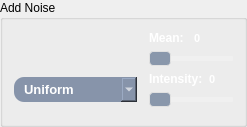
                    <widget class="QGroupBox" name="groupBox_4">
                     <property name="sizePolicy">
                      <sizepolicy hsizetype="Preferred" vsizetype="Fixed">
                       <horstretch>0</horstretch>
                       <verstretch>0</verstretch>
                      </sizepolicy>
                     </property>
                     <property name="styleSheet">
                      <string notr="true">QGroupBox {
background-color: #1f1f1f;
}
QGroupBox::title {
    color: white;
    font-weight: bold;
}
background-color: #784B84;
      color: white;
      border: none;
      padding: 5px 10px;
     border: 1.2px solid white;
border-style: outset;
border-radius: 8px;</string>
                     </property>
                     <property name="title">
                      <string>Add Noise</string>
                     </property>
                     <layout class="QGridLayout" name="gridLayout_4">
                      <item row="1" column="0">
                       <spacer name="horizontalSpacer_19">
                        <property name="orientation">
                         <enum>Qt::Horizontal</enum>
                        </property>
                        <property name="sizeHint" stdset="0">
                         <size>
                          <width>40</width>
                          <height>20</height>
                         </size>
                        </property>
                       </spacer>
                      </item>
                      <item row="2" column="0">
                       <widget class="QComboBox" name="noisesCombo_2">
                        <property name="cursor">
                         <cursorShape>PointingHandCursor</cursorShape>
                        </property>
                        <property name="styleSheet">
                         <string notr="true">QComboBox {
    font-family: &quot;Arial&quot;;
    font-weight: 700; /* Semibold */
    font-size: 10pt; /* Adjust the font size as needed */
 	color: rgb(26, 70, 91);


	background-color: #8794aa;   /* Background color for the combo box */
  
    border-radius: 10px;         /* Rounded corners */
    padding: 4px 10px;           /* Padding around the text */
    color: white;               
}

QComboBox::drop-down {
color: #ffffff;
}
QComboBox QAbstractItemView {
color:#ffffff;
    background-color: #rgb(224, 224, 224);   /* Background color for the list */

    selection-background-color: #5d6675; /* Selection color when an item is highlighted */

}</string>
                        </property>
                        <item>
                         <property name="text">
                          <string>Uniform</string>
                         </property>
                        </item>
                        <item>
                         <property name="text">
                          <string>Gaussian</string>
                         </property>
                        </item>
                        <item>
                         <property name="text">
                          <string>Salt &amp; Pepper</string>
                         </property>
                        </item>
                       </widget>
                      </item>
                      <item row="3" column="1">
                       <widget class="QWidget" name="slidersWidget" native="true">
                        <property name="styleSheet">
                         <string notr="true">border: none;
background-color: #1f1f1f;</string>
                        </property>
                       </widget>
                      </item>
                      <item row="2" column="2">
                       <layout class="QVBoxLayout" name="verticalLayout">
                        <item>
                         <layout class="QHBoxLayout" name="horizontalLayout_4">
                          <item>
                           <widget class="QLabel" name="label1">
                            <property name="styleSheet">
                             <string notr="true">color: #ffffff;
font-weight:Bold;
font-size: 12px;
border: none;
</string>
                            </property>
                            <property name="text">
                             <string>Intensity:</string>
                            </property>
                           </widget>
                          </item>
                          <item>
                           <widget class="QLabel" name="percentLabel1">
                            <property name="styleSheet">
                             <string notr="true">QLabel {
color: #ffffff;
font-weight:Bold;
font-size: 11px;
border: none;
text-align: left;
qproperty-alignment: 'AlignLeft';

}

</string>
                            </property>
                            <property name="text">
                             <string>0</string>
                            </property>
                           </widget>
                          </item>
                         </layout>
                        </item>
                        <item>
                         <widget class="QSlider" name="noiseSlider1">
                          <property name="cursor">
                           <cursorShape>PointingHandCursor</cursorShape>
                          </property>
                          <property name="styleSheet">
                           <string notr="true">QSlider{
border: none;
}
QSlider::groove {
background: #f0f0f0; /* Color of the track */
border: 0px solid #ffffff; /* Border of the track */
height: 5px; /* Set the height of the track */
border-radius: 1px; /* Round the corners of the track */
}

/* Style for the slider handle (thumb) */
QSlider::handle {
background: #8997ab; /* Color of the handle */
width: 20px; /* Width of the handle */
height: 10px; /* Height of the handle */
margin: -5px 0; /* Negative margin to center the handle vertically */
border-radius: 4px;
 border: 1px solid #e1e1e1;
}

/* Style for the slider handle when pressed */
QSlider::handle:pressed {
background: #798596; /* Color of the handle when pressed */
border: 1px solid #9aa9be; /* Border of the handle when pressed */
}</string>
                          </property>
                          <property name="orientation">
                           <enum>Qt::Horizontal</enum>
                          </property>
                         </widget>
                        </item>
                       </layout>
                      </item>
                      <item row="1" column="2">
                       <layout class="QVBoxLayout" name="verticalLayout_2">
                        <item>
                         <layout class="QHBoxLayout" name="horizontalLayout_6">
                          <item>
                           <widget class="QLabel" name="label2">
                            <property name="styleSheet">
                             <string notr="true">color: #ffffff;
font-weight:Bold;
font-size: 12px;
border: none;
</string>
                            </property>
                            <property name="text">
                             <string>Mean:</string>
                            </property>
                           </widget>
                          </item>
                          <item>
                           <widget class="QLabel" name="percentLabel2">
                            <property name="styleSheet">
                             <string notr="true">QLabel {
color: #ffffff;
font-weight:Bold;
font-size: 11px;
border: none;
text-align: left;
qproperty-alignment: 'AlignLeft';

}

</string>
                            </property>
                            <property name="text">
                             <string>0</string>
                            </property>
                           </widget>
                          </item>
                         </layout>
                        </item>
                        <item>
                         <widget class="QSlider" name="noiseSlider2">
                          <property name="cursor">
                           <cursorShape>PointingHandCursor</cursorShape>
                          </property>
                          <property name="styleSheet">
                           <string notr="true">QSlider{
border: none;
}
QSlider::groove {
background: #f0f0f0; /* Color of the track */
border: 0px solid #ffffff; /* Border of the track */
height: 5px; /* Set the height of the track */
border-radius: 1px; /* Round the corners of the track */
}

/* Style for the slider handle (thumb) */
QSlider::handle {
background: #8997ab; /* Color of the handle */
width: 20px; /* Width of the handle */
height: 10px; /* Height of the handle */
margin: -5px 0; /* Negative margin to center the handle vertically */
border-radius: 4px;
 border: 1px solid #e1e1e1;
}

/* Style for the slider handle when pressed */
QSlider::handle:pressed {
background: #798596; /* Color of the handle when pressed */
border: 1px solid #9aa9be; /* Border of the handle when pressed */
}</string>
                          </property>
                          <property name="orientation">
                           <enum>Qt::Horizontal</enum>
                          </property>
                         </widget>
                        </item>
                       </layout>
                      </item>
                     </layout>
                    </widget>
